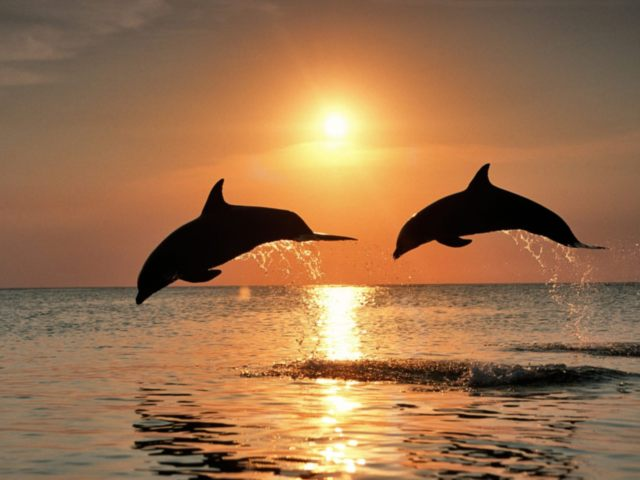
#> input picture dolphins.jpg, 640 x 480 px
$ python rotate_image.py
#> lines starting #> are read from the running program, lines starting #| are printed output that depends on the picture
from skimage import data, filter, transform, io
import matplotlib.pyplot as plt
import math
import numpy as np


image = io.imread('dolphins.jpg')
#> image is the input picture: shape (480, 640, 3); mean R, G, B 155.4, 113.2, 76.6
rotate0 = transform.rotate(image, 30)
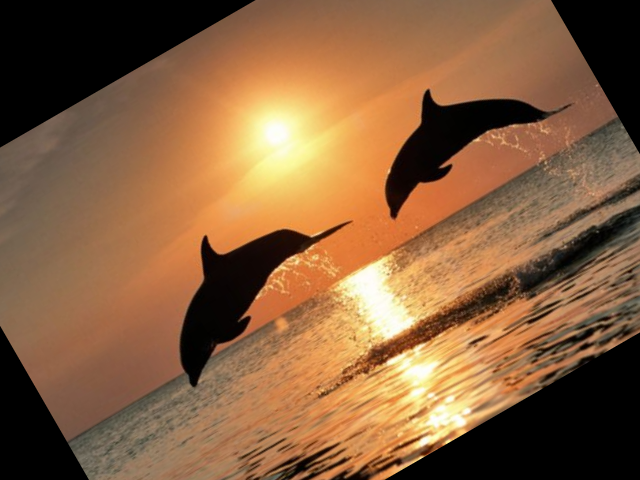
#> rotate0: shape (480, 640, 3) float64; mean R, G, B 0.532, 0.379, 0.249
rotate1 = transform.rotate(image, 60)
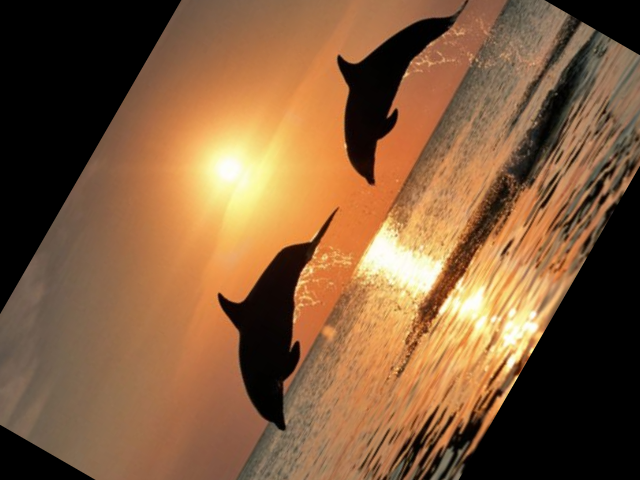
#> rotate1: shape (480, 640, 3) float64; mean R, G, B 0.509, 0.363, 0.237

fig, (ax0, ax1, ax2) = plt.subplots(ncols=3, figsize=(8, 4))
ax0.imshow(image, cmap=plt.cm.gray)
ax0.set_title('input')

ax1.imshow(rotate0, cmap=plt.cm.gray)
ax1.set_title(r'$\theta=30$')

ax2.imshow(rotate1, cmap=plt.cm.gray)
ax2.set_title(r'$\theta=60$')

plt.tight_layout()
plt.savefig('%s.png' % __file__)
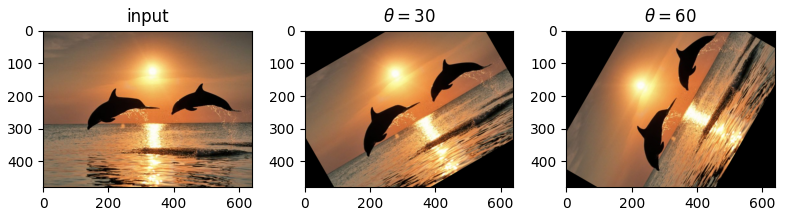
#> figure drawn by matplotlib, 3 panels
#plt.show()
